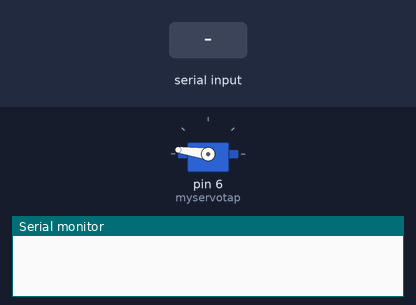
Recording of a sketch running on a simulated Arduino Uno, built with avr-gcc and run on an emulated ATmega328P. Parts: servo, the last lines printed to the serial monitor. Inputs (shaded band) come from the test bench.

Above: at 1.2 s.
1.3 s: "3" received over Serial
At 2.2 s:
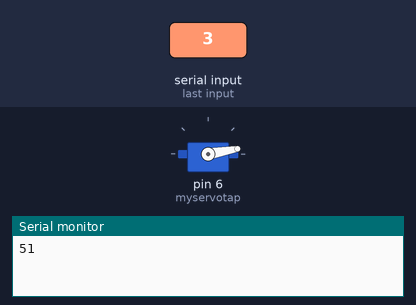
2.8 s: "2" received over Serial
At 3.4 s:
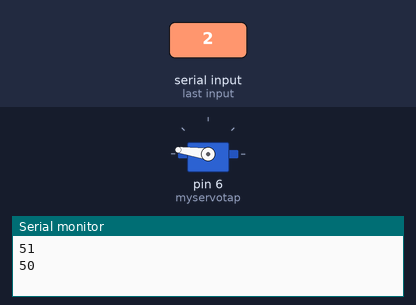
Timing chart, 0 to 5.8 s (numbered marks = the images above; inputs shaded):
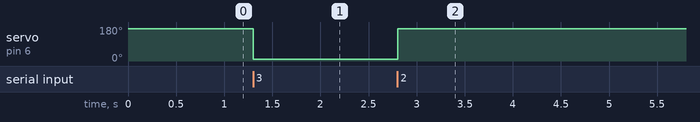

The sketch:

tap.ino
```cpp
#include <Servo.h>
//================================
Servo myservotap;
//====================================================
int tappos = 0;    // variable to store the servo position
int tappos1 = 0;
int tapstatus = 0;

unsigned long tapmillisec1=0;
unsigned long tapmillisec2=0;
unsigned long tapmillisec3=0;
unsigned long tapmillisec4=0;

//===============================
void setup() {

   Serial.begin(9600);

}

void loop() {
  byte serialdata;
  if (Serial.available() > 0){
    serialdata=Serial.read();
    //Serial.println(serialdata);
  }

  if (serialdata>10){
   serialdata=serialdata;
  }
  else{
    serialdata=0;
  }
  if(serialdata==50){
     Serial.println(serialdata);
    tapstatus=0;
  }
  else if(serialdata==51){
     Serial.println(serialdata);
    tapstatus=1;
  }

  tap();

}
//======================================================================
void tap(){

unsigned long taptimer = millis();
  if(tapstatus==1){//opening tap

   tapmillisec2=taptimer-tapmillisec1;
   tapmillisec3=taptimer;

  }
if (tapstatus==0){
  tapmillisec1=taptimer;
 tapmillisec4=taptimer-tapmillisec3;

}
  tapmillisec2=taptimer-tapmillisec1;
  tapmillisec4=taptimer-tapmillisec3;
  //===========
   if (tapstatus==1&&tapmillisec2<10000){//opening valve
    //digitalWrite(servopower, HIGH);
  myservotap.attach(6);
  myservotap.write(10);
 // Serial.println(valve4pos1);

 }

 if (tapmillisec2>10000){
  myservotap.detach();
 // digitalWrite(servopower, LOW);
 }


  if (tapstatus==0&&tapmillisec4<10000){//closing valve
   // digitalWrite(servopower, HIGH);
    myservotap.attach(6);
    myservotap.write(172);
    // Serial.println(valve4pos1);
  }
  if (tapmillisec4>10000){
  myservotap.detach();
 // digitalWrite(servopower, LOW);
 }


tappos1=myservotap.read();


  }
  //======================================
```

Measured:
- after the input at 1.3 s, servo on pin 6 (myservotap): 172° → 10° at once
- after the input at 2.8 s, servo on pin 6 (myservotap): 10° → 172° at once
